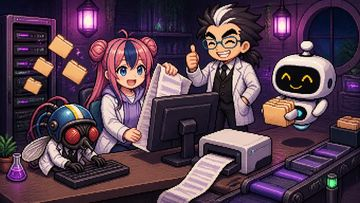
#> input picture thumbs/A007.jpg, 360 x 203 px
$ python haru_thumb.py ../thumbs/A007.jpg ../thumbs/R001.jpg 1.0
#> lines starting #> are read from the running program, lines starting #| are printed output that depends on the picture
#!/usr/bin/env python3
"""하루의 실험실 막대 썸네일 규격으로 바꾸기 — docs/haru_thumb_spec.md

  python3 scripts/haru_thumb.py <원본 그림> <회차 번호 2자리>
  예) python3 scripts/haru_thumb.py ../haru_3d_classic_learning_model_01_lab/images/thumb_ep07.webp 07
  → thumbs/haru_lab/ep07.webp  (16:9 · 960×540 · WebP q82 · 가운데 기준 잘라 맞춤 · LANCZOS)
"""
import os, sys
from PIL import Image

W, H, Q, LIMIT = 960, 540, 82, 150 * 1024
src, no = sys.argv[1], sys.argv[2].zfill(2)
top = float(sys.argv[3]) if len(sys.argv) > 3 else 0.5   # 세로로 잘라낼 때 기준(0 위 · 0.5 가운데)
im = Image.open(src).convert("RGB")
#> im is the input picture: PIL image 360x203 RGB; mean R, G, B 85.2, 61.7, 77
w, h = im.size
#> w = 360; h = 203
if w / h > W / H:                      # 옆으로 길면 좌우를 자른다
    nw = round(h * W / H); x = (w - nw) // 2; im = im.crop((x, 0, x + nw, h))
else:                                  # 위아래로 길면 위아래를 자른다
    nh = round(w * H / W); y = round((h - nh) * top); im = im.crop((0, y, w, y + nh))
#> after `nh = round(w * H / W)`: nh = 202
#> after `y = round((h - nh) * top)`: y = 1
#> after `im = im.crop((0, y, w, y + nh))`:
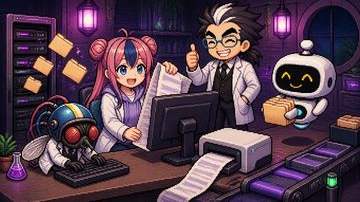
#> im: PIL image 360x202 RGB; mean R, G, B 85.5, 61.9, 77.2
im = im.resize((W, H), Image.LANCZOS)
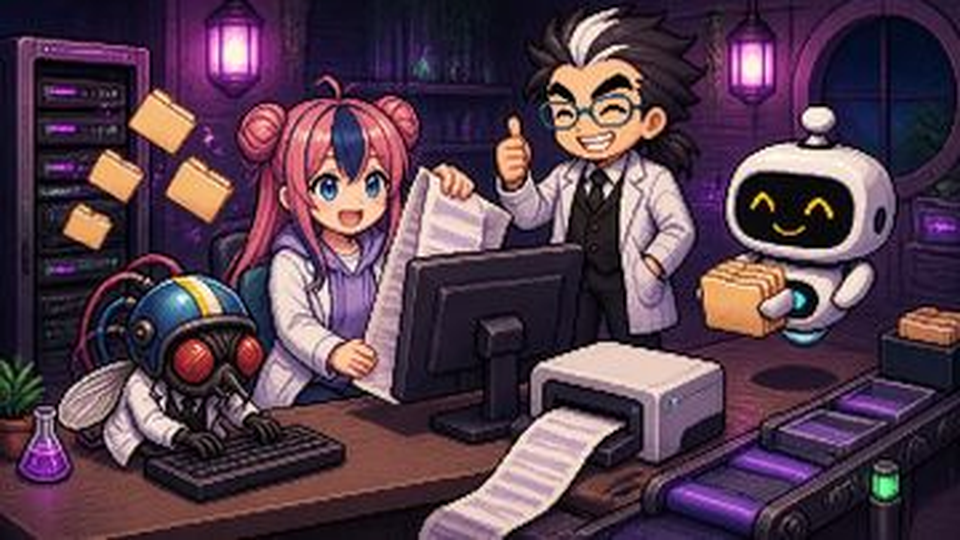
#> im: PIL image 960x540 RGB; mean R, G, B 85.4, 61.9, 77.2
out = os.path.join(os.path.dirname(os.path.dirname(os.path.abspath(__file__))), "thumbs", "haru_lab", "ep%s.webp" % no)
q = Q
while True:
    im.save(out, "WEBP", quality=q, method=6)
    if os.path.getsize(out) <= LIMIT or q <= 60:
        break
    q -= 6
#> after the loop, q = 82
print(out, im.size, os.path.getsize(out) // 1024, "KB", "q", q)
#| thumbs/haru_lab/ep../thumbs/R001.jpg.webp (960, 540) 61 KB q 82

$ run again, on thumbs/R002.jpg
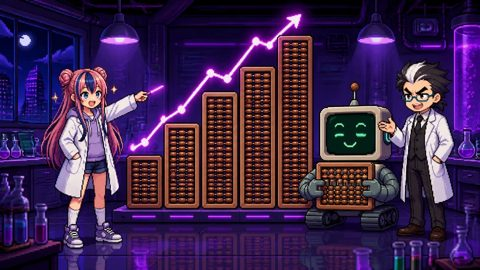
#> input picture thumbs/R002.jpg, 480 x 270 px
#> im is the input picture: PIL image 480x270 RGB; mean R, G, B 63, 37.2, 78.9
#> `im = im.resize((W, H), Image.LANCZOS)`:
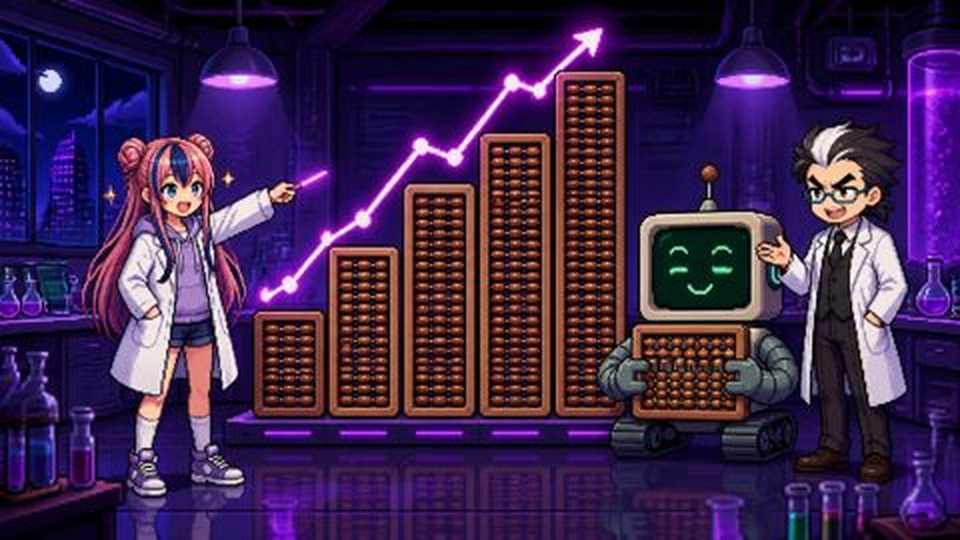
#> im: PIL image 960x540 RGB; mean R, G, B 63, 37.3, 78.9
#> after the loop `while True:`: q = 82
#| thumbs/haru_lab/ep../thumbs/R002.jpg.webp (960, 540) 60 KB q 82

$ run again, on thumbs/R004.jpg
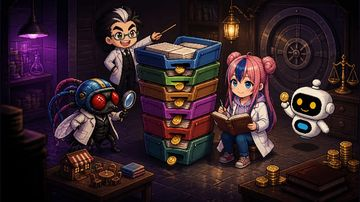
#> input picture thumbs/R004.jpg, 360 x 202 px
#> im is the input picture: PIL image 360x202 RGB; mean R, G, B 52.1, 34, 39.2
#> `im = im.crop((x, 0, x + nw, h))`:
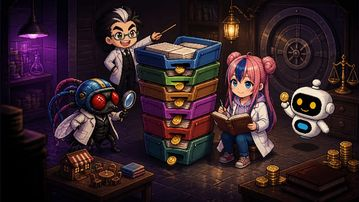
#> im: PIL image 359x202 RGB; mean R, G, B 52.2, 34.1, 39.3
#> `im = im.resize((W, H), Image.LANCZOS)`:
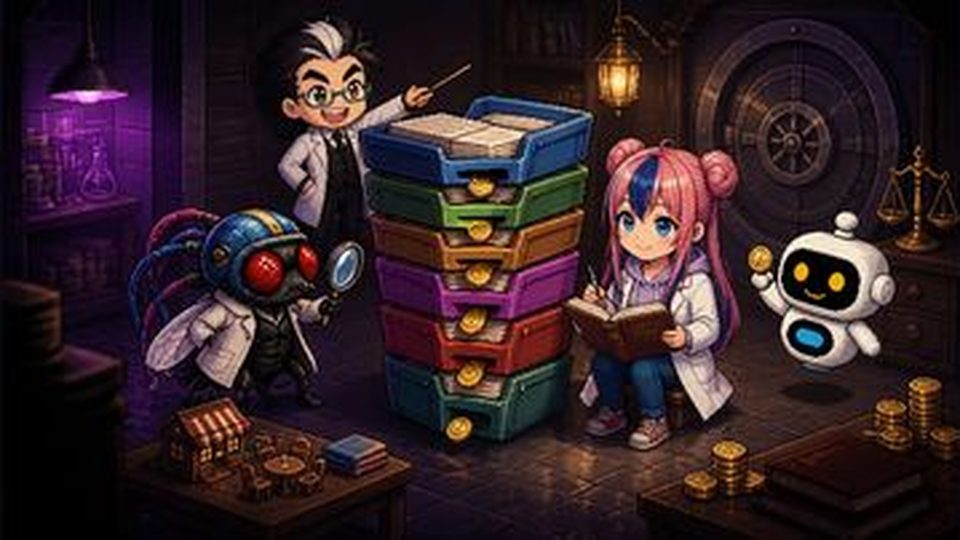
#> im: PIL image 960x540 RGB; mean R, G, B 52.2, 34.2, 39.3
#> after the loop `while True:`: q = 82
#| thumbs/haru_lab/ep../thumbs/R004.jpg.webp (960, 540) 47 KB q 82
